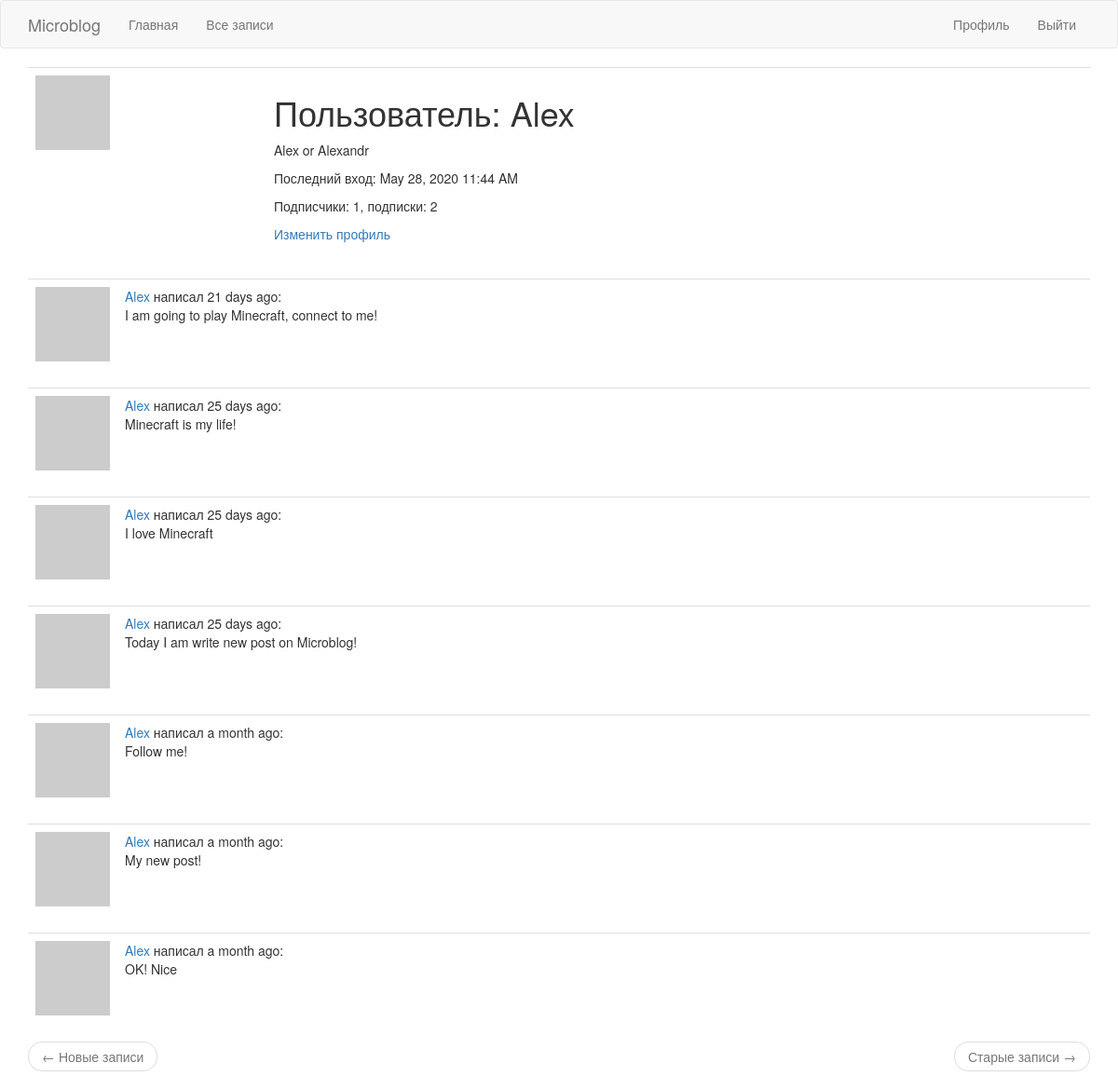
Page /user/Alex (signed in) on the committed database.
### app/models.py (models this page shows, shortened)
class User(UserMixin, db.Model):
    id = db.Column(db.Integer, primary_key=True)
    username = db.Column(db.String(64), index=True, unique=True)
    email = db.Column(db.String(120), index=True, unique=True)
    password_hash = db.Column(db.String(128))
    posts = db.relationship('Post', backref='author', lazy='dynamic')
    about_me = db.Column(db.String(140))
    last_seen = db.Column(db.DateTime, default=datetime.utcnow)
    followed = db.relationship(
        'User', secondary=followers,
        primaryjoin=(followers.c.follower_id == id),
        secondaryjoin=(followers.c.followed_id == id),
        backref=db.backref('followers', lazy='dynamic'), lazy='dynamic')
    def avatar(self, size):
        digest = md5(self.email.lower().encode('utf-8')).hexdigest()
        return 'https://www.gravatar.com/avatar/{}?d=identicon&s={}'.format(digest, size)

class Post(db.Model):
    id = db.Column(db.Integer, primary_key=True)
    body = db.Column(db.String(140))
    timestamp = db.Column(db.DateTime, index=True, default=datetime.utcnow)
    user_id = db.Column(db.Integer, db.ForeignKey('user.id'))

### app/routes.py (the view)
@app.route('/user/<username>')
@login_required
def user(username):
    user = User.query.filter_by(username=username).first_or_404()
    page = request.args.get('page', 1, type=int)
    posts = user.posts.order_by(Post.timestamp.desc()).paginate(
        page, app.config['POSTS_PER_PAGE'], False)
    next_url = url_for('user', username=user.username, page=posts.next_num) \
        if posts.has_next else None
    prev_url = url_for('user', username=user.username, page=posts.prev_num) \
        if posts.has_prev else None
    form = EmptyForm()
    return render_template('user.html', title=username, user=user, posts=posts.items,
                           next_url=next_url, prev_url=prev_url, form=form)

### app/models.py (called while the page is built)
@login.user_loader
def load_user(id):
    return User.query.get(int(id))

### app/routes.py (called while the page is built)
@app.before_request
def before_request():
    if current_user.is_authenticated:
        current_user.last_seen = datetime.utcnow()
        db.session.commit()

### app/templates/user.html (shortened to what this page needs)
{% extends "base.html" %}
{% block app_content %}
    <table class="table table-hover">
        <tr>
            <td width="256x"><img src="{{ user.avatar(256) }}"></td>
            <td>
                <h1>Пользователь: {{ user.username }}</h1>
                {% if user.about_me %}<p>{{ user.about_me }}</p>{% endif %}
                {% if user.last_seen %}<p>Последний вход: {{ moment(user.last_seen).format('LLL') }}</p>{% endif %}
                <p>Подписчики: {{ user.followers.count() }}, подписки: {{ user.followed.count() }}</p>
                {% if user == current_user %}
                <p><a href="{{ url_for('edit_profile') }}">Изменить профиль</a></p>
                {% endif %}
            </td>
        </tr>
    </table>
    {% for post in posts %}
        {% include '_post.html' %}
    {% endfor %}
    <nav aria-label="...">
        <ul class="pager">
            <li class="previous{% if not prev_url %} disabled{% endif %}">
                <a href="{{ prev_url or '#' }}">
                    <span aria-hidden="true">&larr;</span> Новые записи
                </a>
            </li>
            <li class="next{% if not next_url %} disabled{% endif %}">
                <a href="{{ next_url or '#' }}">
                    Старые записи <span aria-hidden="true">&rarr;</span>
                </a>
            </li>
        </ul>
    </nav>
{% endblock %}

### app/templates/_post.html
    <table class="table table-hover">
        <tr>
            <td width="70px">
                <a href="{{ url_for('user', username=post.author.username) }}">
                    <img src="{{ post.author.avatar(70) }}" />
                </a>
            </td>
            <td>
                <a href="{{ url_for('user', username=post.author.username) }}">
                    {{ post.author.username }}
                </a>
                написал {{ moment(post.timestamp).fromNow() }}:
                <br>
                {{ post.body }}
            </td>
        </tr>
    </table>

### rows in the picture
User: username "Alex", about_me "Alex or Alexandr", last_seen "May 28, 2020 11:44 AM"
Post: author.username "Alex", timestamp "21 days ago", body "I am going to play Minecraft, connect to me!"
Post: author.username "Alex", timestamp "25 days ago", body "Minecraft is my life!"
Post: author.username "Alex", timestamp "25 days ago", body "I love Minecraft"
Post: author.username "Alex", timestamp "25 days ago", body "Today I am write new post on Microblog!"
Post: author.username "Alex", timestamp "a month ago", body "Follow me!"
Post: author.username "Alex", timestamp "a month ago", body "My new post!"
Post: author.username "Alex", timestamp "a month ago", body "OK! Nice"

### other values in the picture
{{ user.followers.count() }} "1"
{{ user.followed.count() }} "2"
